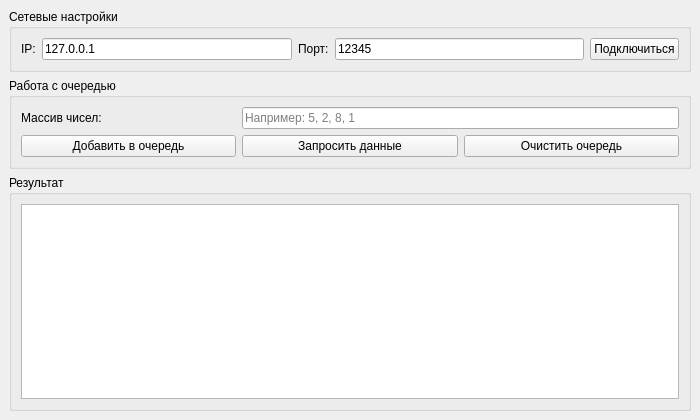
<?xml version="1.0" encoding="UTF-8"?>
<ui version="4.0">
 <class>MainWindow</class>
 <widget class="QMainWindow" name="MainWindow">
  <property name="geometry">
   <rect><x>0</x><y>0</y><width>700</width><height>420</height></rect>
  </property>
  <property name="windowTitle"><string>TCP Queue Client</string></property>
  <widget class="QWidget" name="centralwidget">
   <layout class="QVBoxLayout" name="verticalLayout">
    <item>
     <widget class="QGroupBox" name="groupNetwork">
      <property name="title"><string>Сетевые настройки</string></property>
      <layout class="QHBoxLayout" name="networkLayout">
       <item><widget class="QLabel" name="labelIP"><property name="text"><string>IP:</string></property></widget></item>
       <item><widget class="QLineEdit" name="lineEditIP"><property name="text"><string>127.0.0.1</string></property></widget></item>
       <item><widget class="QLabel" name="labelPort"><property name="text"><string>Порт:</string></property></widget></item>
       <item><widget class="QLineEdit" name="lineEditPort"><property name="text"><string>12345</string></property></widget></item>
       <item><widget class="QPushButton" name="btnConnect"><property name="text"><string>Подключиться</string></property></widget></item>
      </layout>
     </widget>
    </item>
    <item>
     <widget class="QGroupBox" name="groupQueue">
      <property name="title"><string>Работа с очередью</string></property>
      <layout class="QGridLayout" name="gridLayout">
       <item row="0" column="0"><widget class="QLabel" name="labelInput"><property name="text"><string>Массив чисел:</string></property></widget></item>
       <item row="0" column="1" colspan="2"><widget class="QLineEdit" name="lineEditInput"><property name="placeholderText"><string>Например: 5, 2, 8, 1</string></property></widget></item>
       <item row="1" column="0"><widget class="QPushButton" name="btnAddToQueue"><property name="text"><string>Добавить в очередь</string></property></widget></item>
       <item row="1" column="1"><widget class="QPushButton" name="btnRequestQueue"><property name="text"><string>Запросить данные</string></property></widget></item>
       <item row="1" column="2"><widget class="QPushButton" name="btnClearQueue"><property name="text"><string>Очистить очередь</string></property></widget></item>
      </layout>
     </widget>
    </item>
    <item>
     <widget class="QGroupBox" name="groupOutput">
      <property name="title"><string>Результат</string></property>
      <layout class="QVBoxLayout" name="outputLayout">
       <item><widget class="QTextEdit" name="textEditOutput"><property name="readOnly"><bool>true</bool></property></widget></item>
      </layout>
     </widget>
    </item>
   </layout>
  </widget>
 </widget>
 <resources/>
 <connections/>
</ui>
